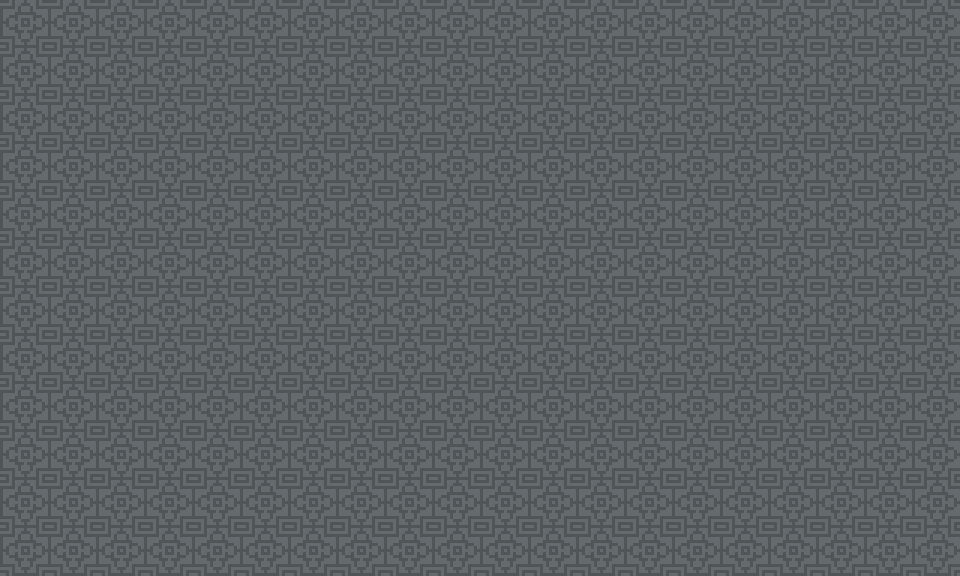

A level layout from a 2D game, rendered from its tile map. Below: a short description, then the map file with its tile-grid data intact:
An orthogonal 20x12 tile map with 48x48 px tiles, 2 tile layers (Tile Layer 1, Tile Layer 2).

<map version="1.5" tiledversion="1.7.2" orientation="orthogonal" renderorder="right-down" width="20" height="12" tilewidth="48" tileheight="48" infinite="0" nextlayerid="3" nextobjectid="1">
 <tileset firstgid="1" source="Castle.tsx" />
 <layer id="1" name="Tile Layer 1" width="20" height="12">
  <data encoding="csv">
904,904,904,904,904,904,904,904,904,904,904,904,904,904,904,904,904,904,904,904,
904,904,904,904,904,904,904,904,904,904,904,904,904,904,904,904,904,904,904,904,
904,904,904,904,904,904,904,904,904,904,904,904,904,904,904,904,904,904,904,904,
904,904,904,904,904,904,904,904,904,904,904,904,904,904,904,904,904,904,904,904,
904,904,904,904,904,904,904,904,904,904,904,904,904,904,904,904,904,904,904,904,
904,904,904,904,904,904,904,904,904,904,904,904,904,904,904,904,904,904,904,904,
904,904,904,904,904,904,904,904,904,904,904,904,904,904,904,904,904,904,904,904,
904,904,904,904,904,904,904,904,904,904,904,904,904,904,904,904,904,904,904,904,
904,904,904,904,904,904,904,904,904,904,904,904,904,904,904,904,904,904,904,904,
904,904,904,904,904,904,904,904,904,904,904,904,904,904,904,904,904,904,904,904,
904,904,904,904,904,904,904,904,904,904,904,904,904,904,904,904,904,904,904,904,
904,904,904,904,904,904,904,904,904,904,904,904,904,904,904,904,904,904,904,904
</data>
 </layer>
 <layer id="2" name="Tile Layer 2" width="20" height="12">
  <data encoding="csv">
0,0,0,0,0,0,0,0,0,0,0,0,0,0,0,0,0,0,0,0,
0,0,0,0,0,0,0,0,0,0,0,0,0,0,0,0,0,0,0,0,
0,0,0,0,0,0,0,0,0,0,0,0,0,0,0,0,0,0,0,0,
0,0,0,0,0,0,0,0,0,0,0,0,0,0,0,0,0,0,0,0,
0,0,0,0,0,0,0,0,0,0,0,0,0,0,0,0,0,0,0,0,
0,0,0,0,0,0,0,0,0,0,0,0,0,0,0,0,0,0,0,0,
0,0,0,0,0,0,0,0,0,0,0,0,0,0,0,0,0,0,0,0,
0,0,0,0,0,0,0,0,0,0,0,0,0,0,0,0,0,0,0,0,
0,0,0,0,0,0,0,0,0,0,0,0,0,0,0,0,0,0,0,0,
0,0,0,0,0,0,0,0,0,0,0,0,0,0,0,0,0,0,0,0,
0,0,0,0,0,0,0,0,0,0,0,0,0,0,0,0,0,0,0,0,
0,0,0,0,0,0,0,0,0,0,0,0,0,0,0,0,0,0,0,0
</data>
 </layer>
</map>
